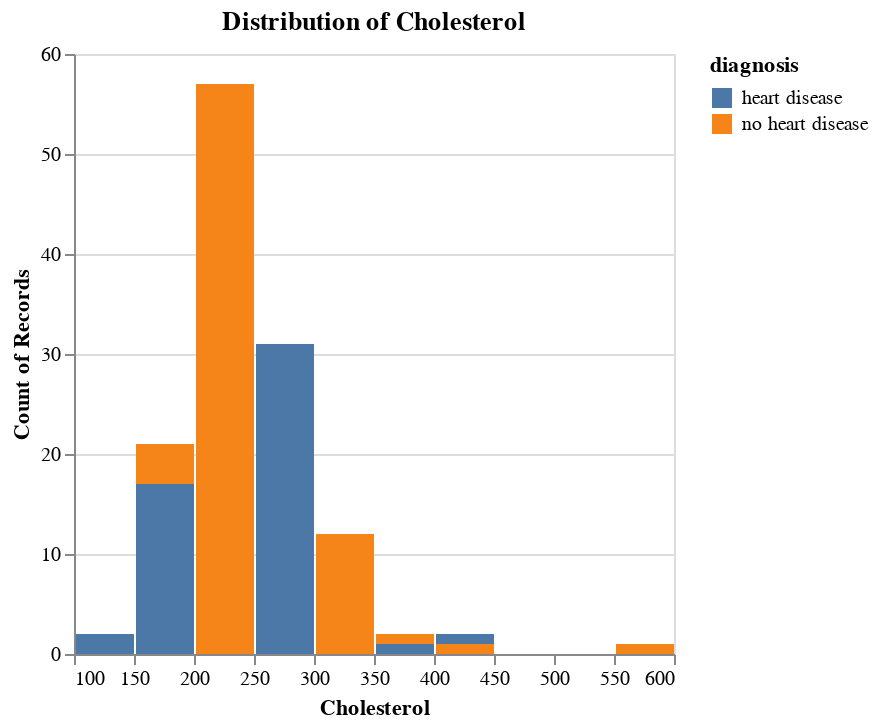

Source (notebook cell):
### Code cell
# cholesterol
chol_hist = alt.Chart(heart_disease_to_plot).mark_bar().encode(
    x=alt.X("cholesterol:Q", bin = True).title("Cholesterol"),
    y=alt.Y("count()").stack(False),
    color="diagnosis:N"
).properties(
    title = "Distribution of Cholesterol"
)

chol_hist

### Figure 1 — Vega-Lite specification as saved in the notebook (floating-point values rounded to 4 significant figures; data arrays with more than 128 entries replaced by an {"elided": "..."} marker saying what was removed)
{"config": {"view": {"continuousWidth": 300, "continuousHeight": 300}}, "data": {"name": "data-b0f88de0271cbcb1074a29c71add30d9"}, "mark": {"type": "bar"}, "encoding": {"color": {"field": "diagnosis", "type": "nominal"}, "x": {"bin": true, "field": "cholesterol", "title": "Cholesterol", "type": "quantitative"}, "y": {"aggregate": "count", "stack": false, "type": "quantitative"}}, "title": "Distribution of Cholesterol", "$schema": "https://vega.github.io/schema/vega-lite/v5.15.1.json", "datasets": {"data-b0f88de0271cbcb1074a29c71add30d9": {"elided": "227 records"}}}
